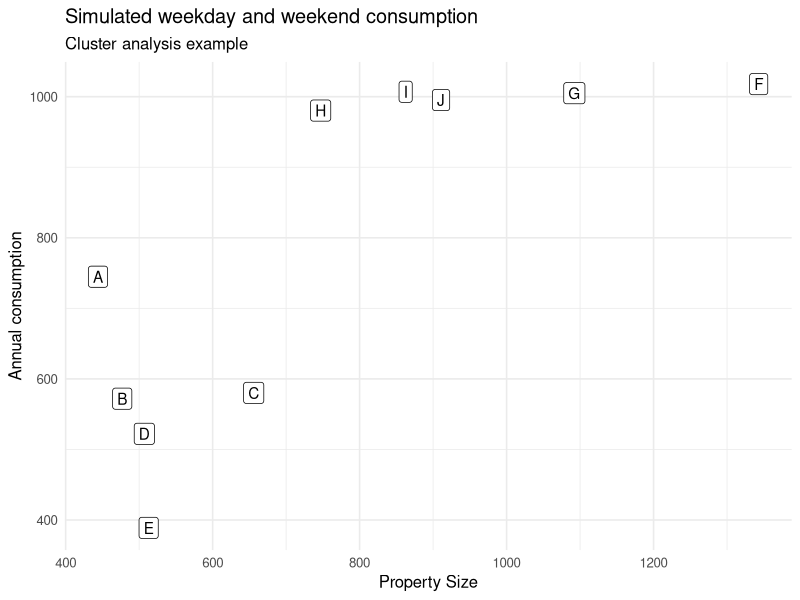
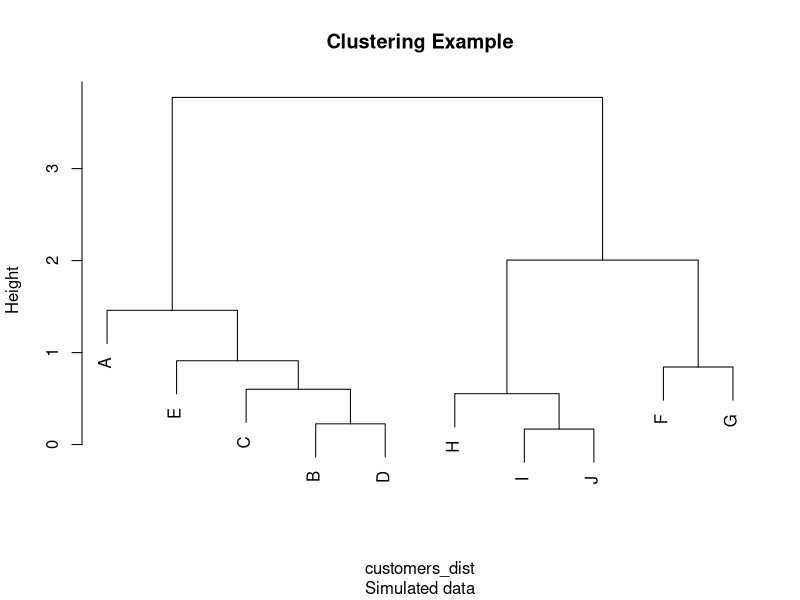
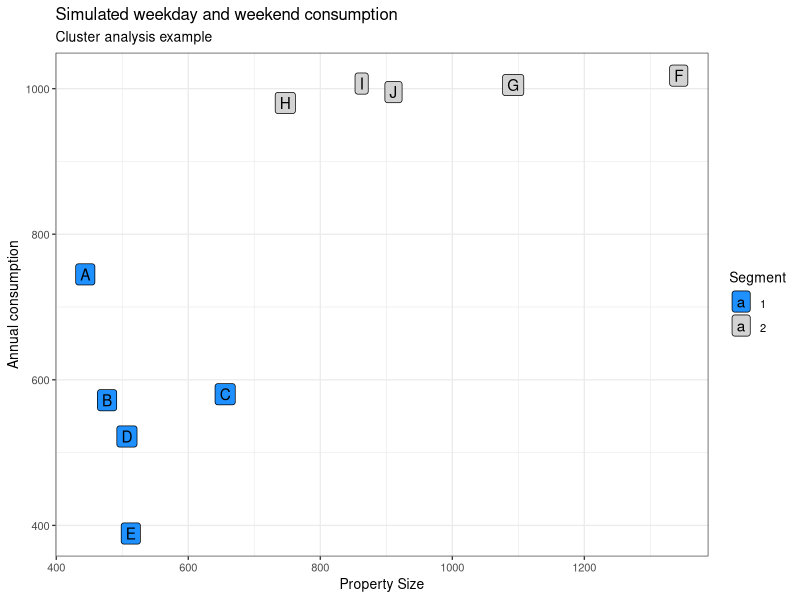
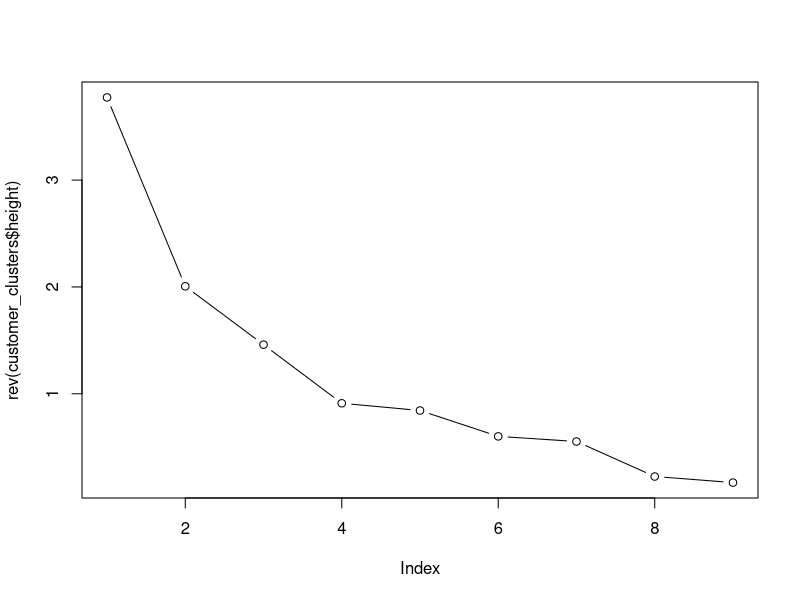

The R source for these figures, in order:
############################################
# R4H2O 9: Segmentation and Cluster Analysis
############################################

# Clustering Example

library(tidyverse)
set.seed(123)
customers <- tibble(id = LETTERS[1:10],
                    property_size = c(rnorm(5, 500, 100), rnorm(5, 1000, 200)),
                    consumption = c(rnorm(5, 500, 200), rnorm(5, 1000, 10)))
ggplot(customers, aes(property_size, consumption)) +
  geom_label(aes(label = id)) +
  labs(title = "Simulated weekday and weekend consumption",
       subtitle = "Cluster analysis example",
       x = "Property Size", y = "Annual consumption") +
  theme_minimal(base_size = 12)

# Scaling the data

# Manual Scaling

with(customers, (consumption - mean(consumption)) / sd(consumption))

# Scaling function

customers_scaled <- scale(customers[, -1])
customers_scaled

# Distance matrix

customers_dist <- dist(customers_scaled)
round(customers_dist, 2)

# Hierarchical clustering

customer_clusters <- hclust(customers_dist)

customer_clusters

# Visualise the clusters

plot(customer_clusters,
     main = "Clustering Example",
     sub = "Simulated data",
     labels = customers$id)

customers$segment <- cutree(customer_clusters, k = 2)

ggplot(customers, aes(property_size, consumption, fill = factor(segment))) +
    geom_label(aes(label = id)) +
    scale_fill_manual(values = c("dodgerblue", "lightgrey"), name = "Segment") +
    labs(title = "Simulated weekday and weekend consumption",
         subtitle = "Cluster analysis example",
         x = "Property Size", y = "Annual consumption") +
    theme_bw(base_size = 10)

plot(rev(customer_clusters$height), type = "b")
